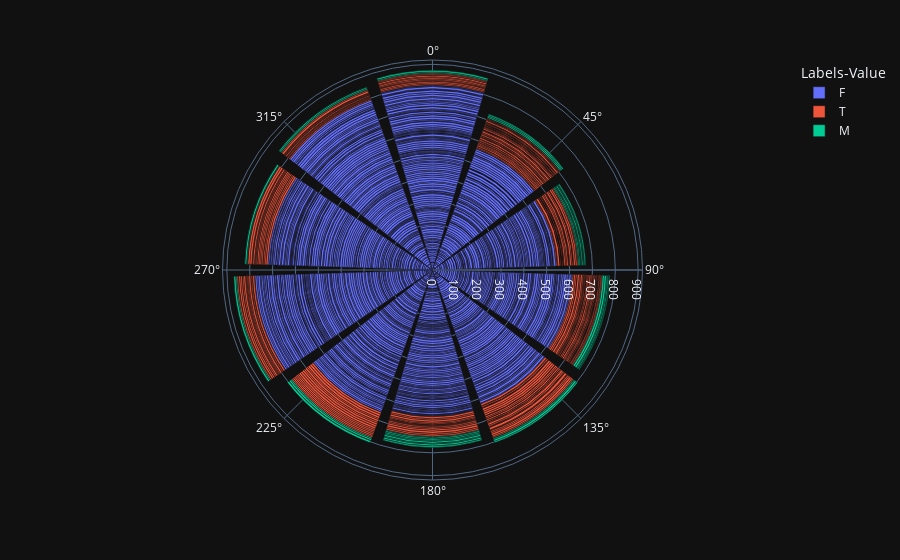

Here is the notebook cell this chart was saved with:
### Code cell
import plotly.express as px
df = px.data.wind()
all_metrics_flat_temp = all_metrics_flat.copy()
all_metrics_flat_temp["Ranks-Color-Center-H"] = all_metrics_flat_temp["Ranks-Color-Center-H"] * 360/10
all_metrics_flat_temp["Values-Color-Center-H"] = all_metrics_flat_temp["Values-Color-Center-H"] * 360/256
fig = px.bar_polar(all_metrics_flat_temp, theta="Ranks-Color-Center-H", r="Ranks-Color-Center-S", color="Labels-Value", template="plotly_dark")
fig.show()

### Figure 1 — Plotly figure (JSON) as saved in the notebook; plotly's stock layout.template omitted (floating-point values rounded to 4 significant figures; data arrays with more than 128 entries replaced by an {"elided": "..."} marker saying what was removed)
{"data": [{"hovertemplate": "Labels-Value=F<br>Ranks-Color-Center-S=%{r}<br>Ranks-Color-Center-H=%{theta}<extra></extra>", "legendgroup": "F", "marker": {"color": "#636efa", "pattern": {"shape": ""}}, "name": "F", "r": {"elided": "1181 int values"}, "showlegend": true, "subplot": "polar", "theta": {"elided": "1181 float values"}, "type": "barpolar"}, {"hovertemplate": "Labels-Value=T<br>Ranks-Color-Center-S=%{r}<br>Ranks-Color-Center-H=%{theta}<extra></extra>", "legendgroup": "T", "marker": {"color": "#EF553B", "pattern": {"shape": ""}}, "name": "T", "r": {"elided": "224 int values"}, "showlegend": true, "subplot": "polar", "theta": {"elided": "224 float values"}, "type": "barpolar"}, {"hovertemplate": "Labels-Value=M<br>Ranks-Color-Center-S=%{r}<br>Ranks-Color-Center-H=%{theta}<extra></extra>", "legendgroup": "M", "marker": {"color": "#00cc96", "pattern": {"shape": ""}}, "name": "M", "r": [9, 5, 6, 5, 1, 6, 5, 4, 9, 6, 3, 8, 6, 3, 2, 3, 2, 4, 5, 5, 8, 6, 1, 5, 5, 6, 8, 3, 3, 8, 9, 5, 3, 5, 7, 6, 5, 9, 6, 3, 4, 1, 1, 8, 6], "showlegend": true, "subplot": "polar", "theta": [108.0, 72.0, 216.0, 252.0, 36.0, 36.0, 72.0, 180.0, 108.0, 180.0, 288.0, 216.0, 36.0, 72.0, 144.0, 72.0, 324.0, 108.0, 108.0, 360.0, 252.0, 180.0, 216.0, 180.0, 36.0, 72.0, 180.0, 72.0, 72.0, 288.0, 216.0, 72.0, 108.0, 324.0, 360.0, 324.0, 144.0, 144.0, 144.0, 108.0, 180.0, 288.0, 324.0, 180.0, 180.0], "type": "barpolar"}], "layout": {"polar": {"domain": {"x": [0.0, 1.0], "y": [0.0, 1.0]}, "angularaxis": {"direction": "clockwise", "rotation": 90}}, "legend": {"title": {"text": "Labels-Value"}, "tracegroupgap": 0}, "margin": {"t": 60}, "barmode": "relative"}}
